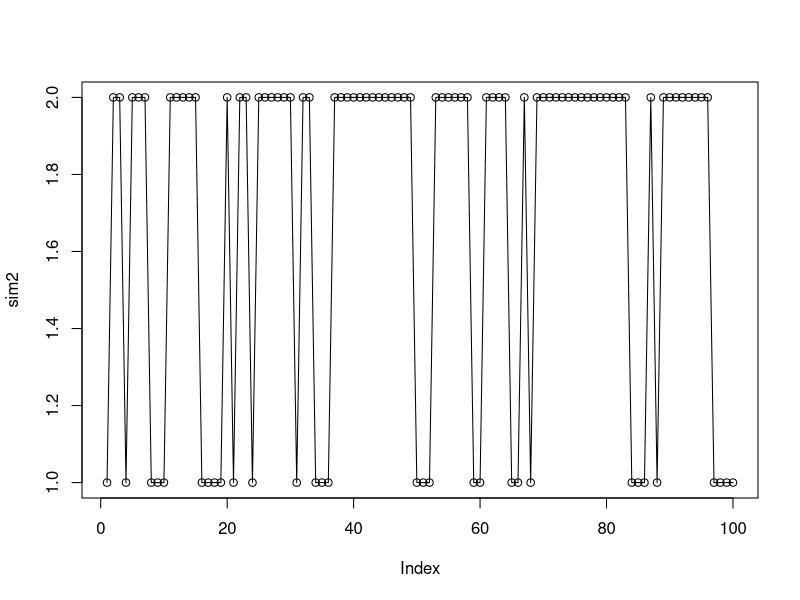
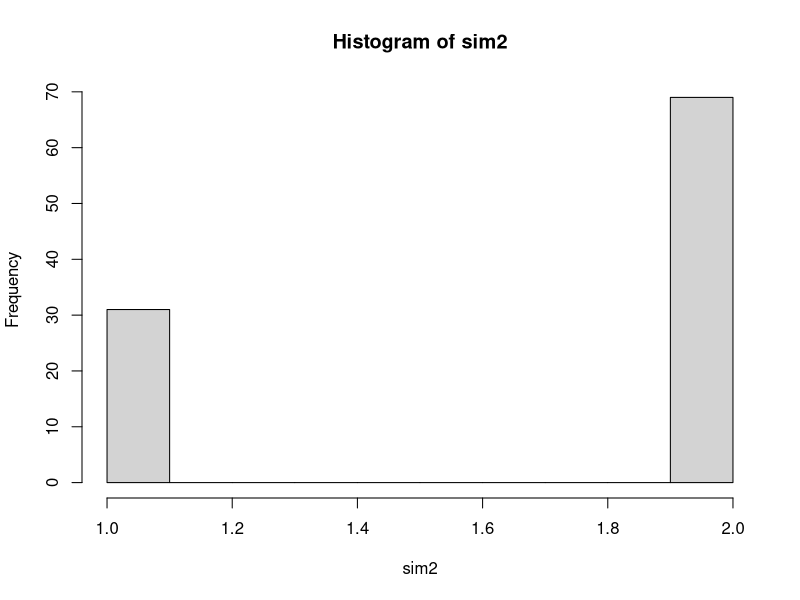
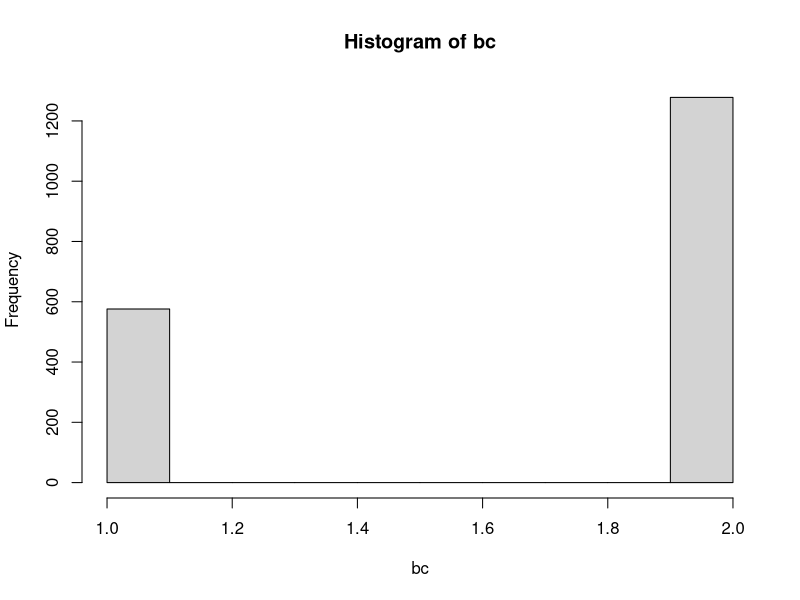

Here is the R script that generated these plots, in order:

###############################################################
P<-matrix(c(.5856,.2370,.4144,.7630),nrow=2)
rowSums(P) # right stochastic matrix
P<-t(P) # left stochastic matrix
colSums(P) # Check stochastic condition satisfied 

# Write simulation function 
MC.sim <- function(n,P) {
  sim<-c()
  # n - number of steps, P-left stochastic matrix, x1=inititial value for MC
  m <- ncol(P)    
  sim[1] <- sample(1:m,1) # random start 
  for(i in 2:n){
    newstate <- sample(1:m,1,prob=P[,sim[i-1]])
    sim[i] <- newstate
  }
  sim
}

# simulate 2 state MC
set.seed(123)
sim2<-MC.sim(100,P) 
plot(sim2,type="p")
lines(sim2)
hist(sim2)

setwd("/Users/chloesegale/Desktop/econ 5529 - bayesian statistics/Problem set 2/0-PS2 R Exercises")
import<-read.csv("NBER chronology.csv",header=TRUE)
attach(import)

NBER<-subset(import, (Peak.month.number >= 690 & Peak.month.number <= 2496), select=c(5,6))
contraction<-NBER$Duration..peak.to.trough
expansion<-NBER$Duration..trough.to.peak


####Note, once you create the variables “expansion" and 
####“contraction" you can transform them into states with:
###???????
#create vector of columns and call expansions and contraction

data<-c(rbind(contraction,expansion))
dd<-data.frame("length"=data,"state"=rep(c(1,2),33))
bc<-rep(dd$state, dd$length)
hist(bc)



